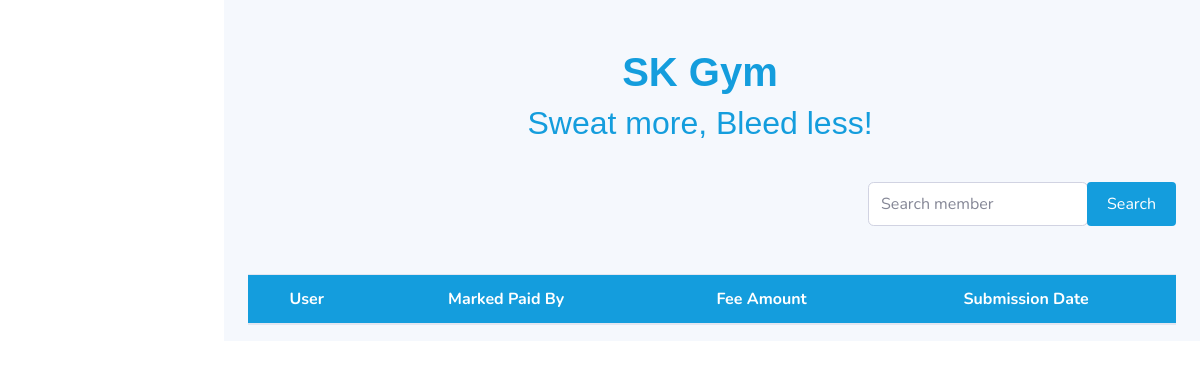
The app's page /revenue_list/, older data.
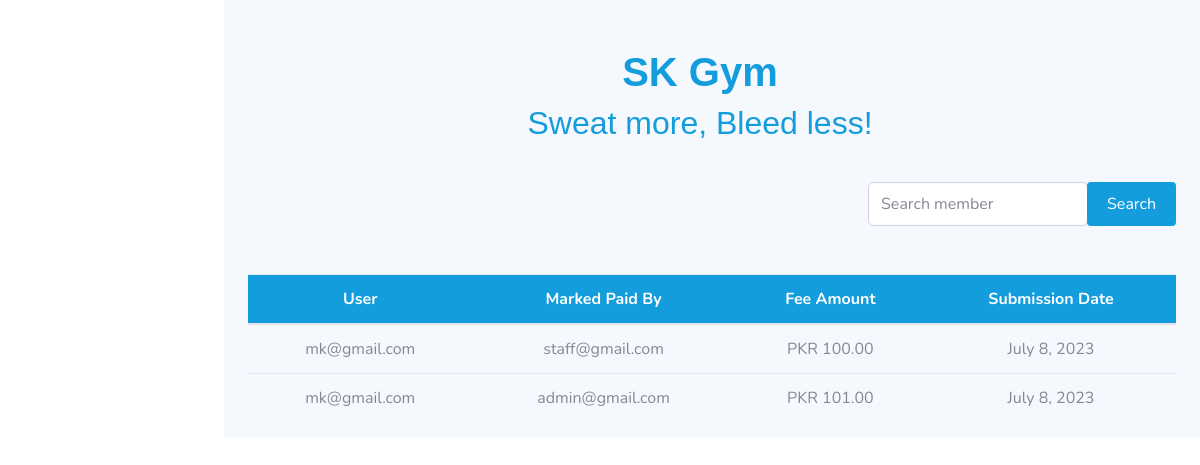
The same page, newer data.
### myauth/models.py (models this page shows, shortened)
class Revenue(models.Model):
    user = models.ForeignKey(User, on_delete=models.CASCADE, related_name='revenue_user')
    marked_paid_by = models.ForeignKey(User, on_delete=models.CASCADE,null=True, blank=True, related_name='payments_made_by')
    fee_amount = models.DecimalField(max_digits=8, decimal_places=2)
    submission_date = models.DateField(default=timezone.now)

class User(AbstractUser):
    username=models.CharField(max_length=50, null=True, blank=True)
    phone=models.CharField(max_length=50, null=True, blank=True)
    email=models.EmailField(unique=True)
    profile_pic=models.ImageField(null=True, blank=True, default='unknown_profile_pic.jpg')
    blood_group=models.CharField(max_length=10, null=True, blank=True)
    due_date=models.DateField(null=True, blank=True)
    created=models.DateField(auto_now_add=True)
    updated=models.DateField(auto_now=True)
    fee_paid_date=models.DateField(null=True, blank=True)
    fee_amount=models.CharField(max_length=10, null=True, blank=True)
    is_active=models.BooleanField(default=False)
    is_fee_paid=models.BooleanField(default=False)
    is_staff=models.BooleanField(default=False)
    added_by = models.ForeignKey('self', on_delete=models.CASCADE, null=True, blank=True, related_name='Member_added_by')
    USERNAME_FIELD='email'
    REQUIRED_FIELDS=[]
    objects = CustomUserManager()

### myauth/views.py (the view, shortened to what this page needs)
# urls.py: path('revenue_list/', revenue_list, name="revenue_list"),
def revenue_list(request):
    revenue_list = Revenue.objects.all()
    context = {'revenue_list': revenue_list }
    return render(request, 'myauth/revenue_list.html', context)

### myauth/templates/myauth/revenue_list.html (shortened to what this page needs)
{% extends 'main.html' %}
{% load static %}
{% block content %}
<main class="container pl-0">
    {% include 'myauth/hero.html' %}
    <div class="panel panel-default mb-4">
        <div class="panel-body">
            <form method="POST" action="{% url 'revenue_list' %}" class="search-form justify-content-end">
                <div class="input-group-custom">
                    <input type="text" name="query" placeholder="Search member" class="form-control"  />
                    <div class="input-group-append">
                        <button type="submit" class="btn btn-primary">Search</button>
                    </div>
                </div>
            </form>
        </div>
    </div>
    <div class="row text-center justify-content-center pl-4 mx-0 mt-5">
        <table class="table">
            <thead class="table_thead">
              <tr>
                <th>User</th>
                <th>Marked Paid By</th>
                <th>Fee Amount</th>
                <th>Submission Date</th>
              </tr>
            </thead>
            <tbody>
                {% for revenue in revenue_list %}
                <tr>
                    <td>{{revenue.user.email}}</td>
                    <td>{{revenue.marked_paid_by.email}}</td>
                    <td>PKR {{revenue.fee_amount}}</td>
                    <td>{{revenue.submission_date}}</td>
                </tr>
                {% endfor %}
            </tbody>
          </table>
    </div>
</main>
{% endblock %}

### templates/main.html (shortened to what this page needs)
<!DOCTYPE html>
{% load static %}
<html>
<head>
  <link rel="stylesheet" type="text/css" href="{% static 'css/styles.css' %}" />
  <link rel="stylesheet" type="text/css" href="{% static 'vendor/fontawesome-free/css/all.min.css' %}" />
  <link rel="stylesheet" type="text/css" href="{% static 'css/sb-admin-2.min.css' %}" />
</head>
<body id="page-top">
  <div id="wrapper">
    {% block content %} {% endblock %}
  </div>
</body>
</html>

### myauth/templates/myauth/hero.html
<div id="hero">
    <div class="d-flex justify-content-center">
      <h1 class="h1 hero_title text-center" style="">
        SK Gym <br /><small style="color: #149ddd">Sweat more, Bleed less!</small>
      </h1>
    </div>
</div>

### static/css/styles.css (style rules this page uses)
.container { max-width: 100% !important; }
.search-form { display: flex; justify-content: space-between; }
.input-group-custom { display: flex; }
.form-control { height: 100% !important; }
button[type="submit"] { background-color: #149ddd; color: white; border: none; padding: 10px 20px; border-radius: 4px; }
main { background: #f5f8fd; margin-left: 14rem !important; }
#hero { background-attachment: fixed !important; }
#hero { margin-bottom: 30px; }
.hero_title { font-family: "Poppins", sans-serif; font-weight: 600 !important; padding-top: 5%; color: #149ddd !important; }
.table_thead { background: #149ddd; color: white; }

Row changes from the older to the newer data that the page shows:
added Revenue: user.email "mk@gmail.com", marked_paid_by.email "staff@gmail.com", fee_amount "100.00", submission_date "July 8, 2023"
added Revenue: user.email "mk@gmail.com", marked_paid_by.email "admin@gmail.com", fee_amount "101.00", submission_date "July 8, 2023"
